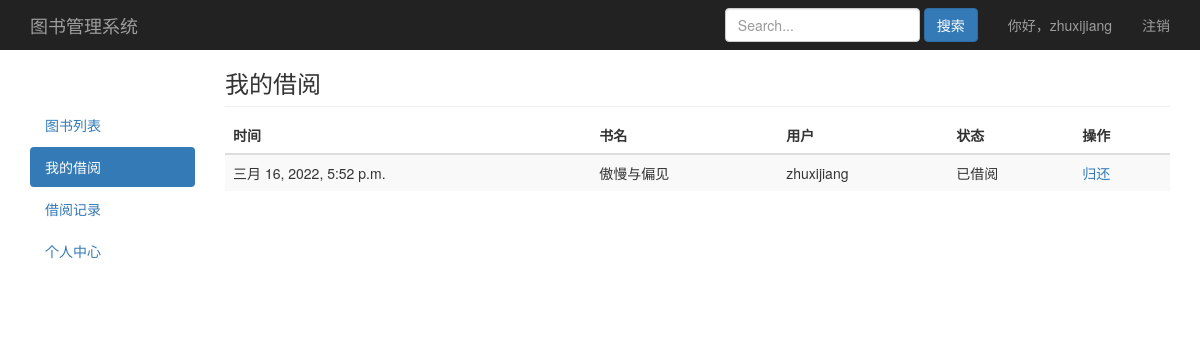
Before: /book/myborrow/ (signed in) with the older database file.
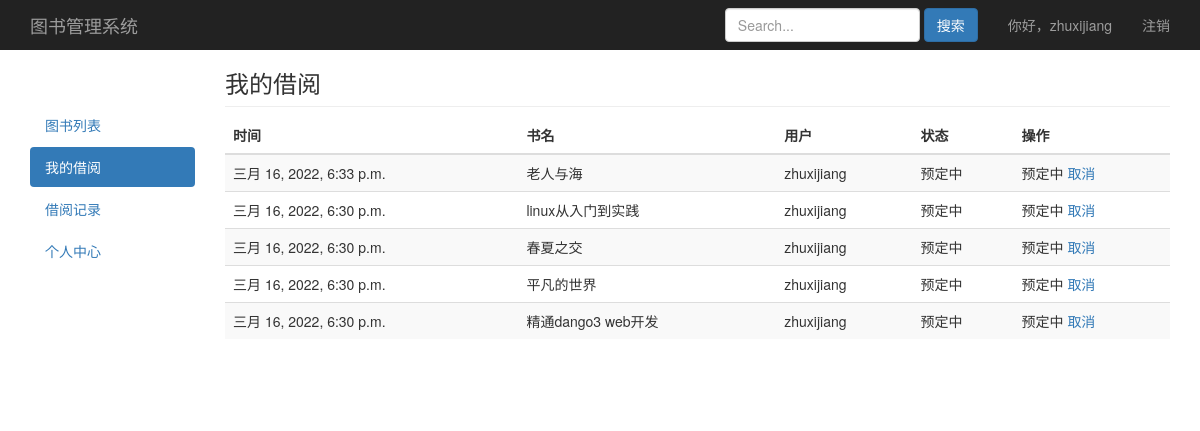
After: the same page with the newer database file.
### book/models.py (models this page shows)
class Order(models.Model):
    choice_status = (
        (1,'预定中'),
        (2,'已借阅'),
        (3,'归还中'),
        (4,'已归还'),
        (5,'已取消'),
    )
    m_time = models.DateTimeField(auto_now=True,verbose_name='更新时间')
    username = models.ForeignKey(settings.AUTH_USER_MODEL,on_delete=models.CASCADE,related_name='log_username',verbose_name='用户')
    book = models.ForeignKey(Book,on_delete=models.CASCADE,related_name='log_book',verbose_name='书名')
    status = models.SmallIntegerField(choices=choice_status,verbose_name='状态')
    class Meta:
        verbose_name_plural = '借阅订单'
    def audit(self):
        if self.status == 1:
            return format_html(
                '<button type="button" class="el-button el-button--primary el-button--small"> \
                <a href="/borrow_out/{}/"><span style="color:#FFF">借出</span></a></button>',self.id
            )
        elif self.status == 3:
            return format_html(
                '<button type="button" class="el-button stop-submit el-button--danger el-button--small"> \
                <a href="/return_in/{}/"><span style="color:#FFF">归还</span></a></button>',self.id
            )
    audit.short_description = '审核'

class Book(models.Model):
    name = models.CharField(max_length=30,blank=False,verbose_name='书名')
    category = models.ForeignKey(Category,on_delete=models.CASCADE,default='',blank=False,related_name='books_category',verbose_name='类别')
    author = models.CharField(max_length=30,null=True,blank=False,verbose_name='作者')
    publisher = models.CharField(max_length=30,null=True,blank=False,verbose_name='出版社')
    count = models.IntegerField(default=1,verbose_name='库存')
    img = models.ImageField(upload_to='book_img/%Y/%m/%d/',blank=True,null=True,default='book_img/default.jpg',verbose_name='书籍图片')
    content = models.TextField(null=True,blank=True,verbose_name='内容简介')
    create_time = models.DateTimeField(auto_now_add=True,verbose_name='入库时间')
    class Meta:
        verbose_name_plural = '图书列表'
    def __str__(self):
        return self.name

class UserProfile(AbstractUser):
    choice_gender = (
        ('male','男'),
        ('female','女'),
    )
    gender = models.CharField(max_length=6,choices=choice_gender,default='male',verbose_name='性别')
    mobile = models.IntegerField(null=True,verbose_name='手机号码')
    class Meta:
        verbose_name_plural = '用户列表'
    def __str__(self):
        return self.username

### book/views.py (the view)
# urls.py: path('book/myborrow/',views.myborrow,name='book_myborrow'),
@login_required
def myborrow(request):
	obj_order = Order.objects.filter(username=request.user,status__lt=4).order_by('-m_time')
	paginator = Paginator(obj_order,10)
	page = request.GET.get('page')
	try:
		obj_order = paginator.page(page)
	except PageNotAnInteger:
		obj_order = paginator.page(1)
	except EmptyPage:
		obj_order = paginator.page(paginator.num_pages)
	return render(request,'book/myborrow.html',locals())

### book/templates/book/myborrow.html (shortened to what this page needs)
{% extends "book/base.html" %}
{% block nav %}
<ul class="nav nav-pills nav-stacked">
  <li><a href="/">图书列表</a></li>
  <li class="active"><a href="/book/myborrow/">我的借阅<span class="sr-only">(current)</span></a></li>
  <li><a href="/book/record/">借阅记录</a></li>
  <li><a href="/book/usercenter/">个人中心</a></li>
</ul>
{% endblock %}
{% block content %}
<h3 class="sub-header">我的借阅</h3>
<div class="table-responsive">
  <table class="table table-striped">
    <thead>
      <tr>
        <th>时间</th>
        <th>书名</th>
        <th>用户</th>
        <th>状态</th>
        <th>操作</th>
      </tr>
    </thead>
    <tbody>
      {% for field in obj_order %}
      <tr>
        <td>{{field.m_time}}</td>
        <td>{{field.book}}</td>
        <td>{{field.username}}</td>
        <td>{{field.get_status_display}}</td>
        <td>
          {% if field.status == 1  %}
          <span>预定中</span>  <a href="/book/{{field.id}}/cancel_reserve/">取消</a>
          {% elif field.status == 2 %}
          <a href="/book/{{field.id}}/return/">归还</a>
          {% elif field.status == 3 %}
          <span>归还中</span>  <a href="/book/{{field.id}}/cancel_return/">取消</a>
        </td>
        {% endif %}
      </tr>
      {% endfor %}
    </tbody>
  </table>
</div>
{% endblock %}

Changed rows visible on the page:
changed Order: m_time "三月 16, 2022, 5:52 p.m." → "三月 16, 2022, 6:33 p.m."; book "傲慢与偏见" → "老人与海"; status "已借阅" → "预定中"; status "归还" → "预定中 取消"
now on this page (row edited): Order: m_time "三月 16, 2022, 6:30 p.m.", book "linux从入门到实践", username "zhuxijiang", status "预定中"
now on this page (row edited): Order: m_time "三月 16, 2022, 6:30 p.m.", book "春夏之交", username "zhuxijiang", status "预定中"
now on this page (row edited): Order: m_time "三月 16, 2022, 6:30 p.m.", book "平凡的世界", username "zhuxijiang", status "预定中"
now on this page (row edited): Order: m_time "三月 16, 2022, 6:30 p.m.", book "精通dango3 web开发", username "zhuxijiang", status "预定中"
